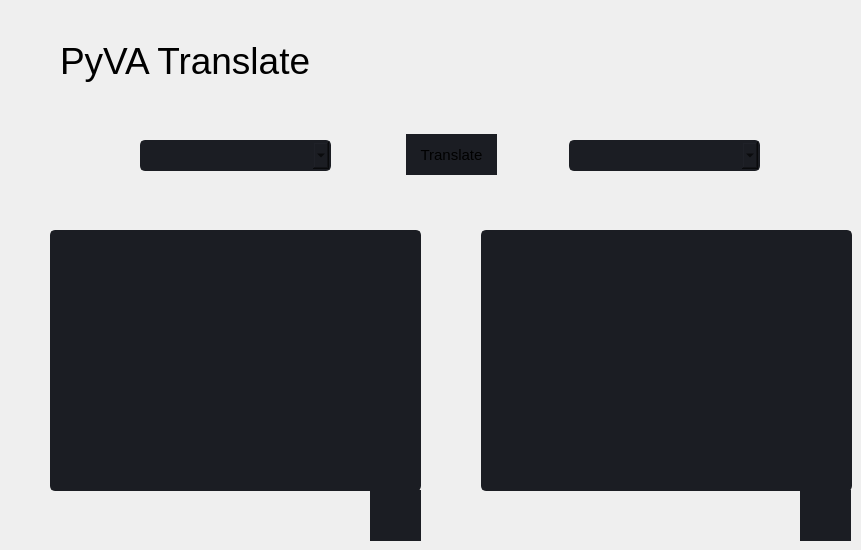
                  <widget class="QWidget" name="page_translate">
                   <widget class="QLabel" name="translate_label">
                    <property name="geometry">
                     <rect>
                      <x>60</x>
                      <y>10</y>
                      <width>451</width>
                      <height>101</height>
                     </rect>
                    </property>
                    <property name="font">
                     <font>
                      <family>MS Shell Dlg 2</family>
                      <pointsize>28</pointsize>
                      <weight>50</weight>
                      <italic>false</italic>
                      <bold>false</bold>
                     </font>
                    </property>
                    <property name="styleSheet">
                     <string notr="true">font: 28pt &quot;MS Shell Dlg 2&quot;;</string>
                    </property>
                    <property name="text">
                     <string>PyVA Translate</string>
                    </property>
                   </widget>
                   <widget class="QTextEdit" name="src_text">
                    <property name="geometry">
                     <rect>
                      <x>50</x>
                      <y>230</y>
                      <width>371</width>
                      <height>261</height>
                     </rect>
                    </property>
                    <property name="font">
                     <font>
                      <family>Segoe UI Light</family>
                      <pointsize>16</pointsize>
                     </font>
                    </property>
                    <property name="cursor" stdset="0">
                     <cursorShape>IBeamCursor</cursorShape>
                    </property>
                    <property name="styleSheet">
                     <string notr="true">QTextEdit {
	background-color: rgb(27, 29, 35);
	border-radius: 5px;
	border: 2px solid rgb(27, 29, 35);
	padding-left: 10px;
}
QTextEdit:hover {
	border: 2px solid rgb(64, 71, 88);
}
QTextEdit:focus {
	border: 2px solid rgb(91, 101, 124);
}</string>
                    </property>
                   </widget>
                   <widget class="QTextEdit" name="dest_text">
                    <property name="geometry">
                     <rect>
                      <x>481</x>
                      <y>230</y>
                      <width>371</width>
                      <height>261</height>
                     </rect>
                    </property>
                    <property name="font">
                     <font>
                      <family>Segoe UI Light</family>
                      <pointsize>16</pointsize>
                     </font>
                    </property>
                    <property name="cursor" stdset="0">
                     <cursorShape>IBeamCursor</cursorShape>
                    </property>
                    <property name="styleSheet">
                     <string notr="true">QTextEdit {
	background-color: rgb(27, 29, 35);
	border-radius: 5px;
	border: 2px solid rgb(27, 29, 35);
	padding-left: 10px;
}
QTextEdit:hover {
	border: 2px solid rgb(64, 71, 88);
}
QTextEdit:focus {
	border: 2px solid rgb(91, 101, 124);
}</string>
                    </property>
                   </widget>
                   <widget class="QPushButton" name="translate_btn">
                    <property name="geometry">
                     <rect>
                      <x>406</x>
                      <y>134</y>
                      <width>91</width>
                      <height>41</height>
                     </rect>
                    </property>
                    <property name="sizePolicy">
                     <sizepolicy hsizetype="Expanding" vsizetype="Expanding">
                      <horstretch>0</horstretch>
                      <verstretch>0</verstretch>
                     </sizepolicy>
                    </property>
                    <property name="font">
                     <font>
                      <family>Segoe UI</family>
                      <pointsize>11</pointsize>
                     </font>
                    </property>
                    <property name="styleSheet">
                     <string notr="true">QPushButton {
	background-position: center;
	background-repeat: no-reperat;
	border: none;
	background-color: rgb(27, 29, 35);
}
QPushButton:hover {
	background-color: rgb(33, 37, 43);
}
QPushButton:pressed {	
	background-color: rgb(85, 170, 255);
}</string>
                    </property>
                    <property name="text">
                     <string>Translate</string>
                    </property>
                   </widget>
                   <widget class="QComboBox" name="src_box">
                    <property name="geometry">
                     <rect>
                      <x>140</x>
                      <y>140</y>
                      <width>191</width>
                      <height>31</height>
                     </rect>
                    </property>
                    <property name="font">
                     <font>
                      <family>Segoe UI</family>
                      <pointsize>9</pointsize>
                     </font>
                    </property>
                    <property name="styleSheet">
                     <string notr="true">QComboBox{
	background-color: rgb(27, 29, 35);
	border-radius: 5px;
	border: 2px solid rgb(27, 29, 35);
	padding: 5px;
	padding-left: 10px;
}
QComboBox:hover{
	border: 2px solid rgb(64, 71, 88);
}
QComboBox QAbstractItemView {
	color: rgb(85, 170, 255);	
	background-color: rgb(27, 29, 35);
	padding: 10px;
	selection-background-color: rgb(39, 44, 54);
}</string>
                    </property>
                   </widget>
                   <widget class="QComboBox" name="dest_box">
                    <property name="geometry">
                     <rect>
                      <x>569</x>
                      <y>140</y>
                      <width>191</width>
                      <height>31</height>
                     </rect>
                    </property>
                    <property name="font">
                     <font>
                      <family>Segoe UI</family>
                      <pointsize>9</pointsize>
                     </font>
                    </property>
                    <property name="styleSheet">
                     <string notr="true">QComboBox{
	background-color: rgb(27, 29, 35);
	border-radius: 5px;
	border: 2px solid rgb(27, 29, 35);
	padding: 5px;
	padding-left: 10px;
}
QComboBox:hover{
	border: 2px solid rgb(64, 71, 88);
}
QComboBox QAbstractItemView {
	color: rgb(85, 170, 255);	
	background-color: rgb(27, 29, 35);
	padding: 10px;
	selection-background-color: rgb(39, 44, 54);
}</string>
                    </property>
                   </widget>
                   <widget class="QPushButton" name="src_sound">
                    <property name="geometry">
                     <rect>
                      <x>370</x>
                      <y>490</y>
                      <width>51</width>
                      <height>51</height>
                     </rect>
                    </property>
                    <property name="sizePolicy">
                     <sizepolicy hsizetype="Expanding" vsizetype="Expanding">
                      <horstretch>0</horstretch>
                      <verstretch>0</verstretch>
                     </sizepolicy>
                    </property>
                    <property name="toolTip">
                     <string>Speaker</string>
                    </property>
                    <property name="styleSheet">
                     <string notr="true">QPushButton {
	background-image: url(:/16x16/icons/16x16/cil-volume-high.png);
	background-position: center;
	background-repeat: no-reperat;
	border: none;
	background-color: rgb(27, 29, 35);
}
QPushButton:hover {
	background-color: rgb(33, 37, 43);
}
QPushButton:pressed {	
	background-color: rgb(85, 170, 255);
}</string>
                    </property>
                    <property name="text">
                     <string/>
                    </property>
                   </widget>
                   <widget class="QPushButton" name="dest_sound">
                    <property name="geometry">
                     <rect>
                      <x>800</x>
                      <y>490</y>
                      <width>51</width>
                      <height>51</height>
                     </rect>
                    </property>
                    <property name="sizePolicy">
                     <sizepolicy hsizetype="Expanding" vsizetype="Expanding">
                      <horstretch>0</horstretch>
                      <verstretch>0</verstretch>
                     </sizepolicy>
                    </property>
                    <property name="toolTip">
                     <string>Speaker</string>
                    </property>
                    <property name="styleSheet">
                     <string notr="true">QPushButton {
	background-image: url(:/16x16/icons/16x16/cil-volume-high.png);
	background-position: center;
	background-repeat: no-reperat;
	border: none;
	background-color: rgb(27, 29, 35);
}
QPushButton:hover {
	background-color: rgb(33, 37, 43);
}
QPushButton:pressed {	
	background-color: rgb(85, 170, 255);
}</string>
                    </property>
                    <property name="text">
                     <string/>
                    </property>
                   </widget>
                  </widget>
